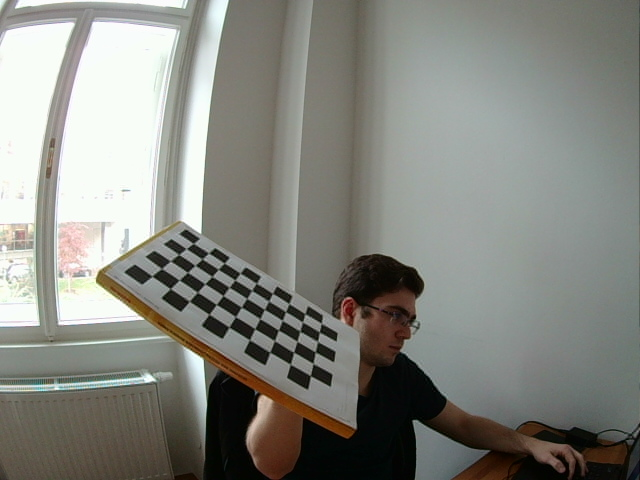
#> input picture image_files/Calibration_data/left0.png, 640 x 480 px; its folder holds 5 pictures in this run
$ python Image_correction.py
#> lines starting #> are read from the running program, lines starting #| are printed output that depends on the picture; after the words box and inside, x2 and y2 are one past the last pixel; in counts of white or black regions, pixels touching at a corner belong together
import numpy as np
import cv2 as cv
import glob
# termination criteria
criteria = (cv.TERM_CRITERIA_EPS + cv.TERM_CRITERIA_MAX_ITER, 30, 0.001)
# prepare object points, like (0,0,0), (1,0,0), (2,0,0) ....,(6,5,0)
objp = np.zeros((6*7,3), np.float32)
objp[:,:2] = np.mgrid[0:7,0:6].T.reshape(-1,2)
# Arrays to store object points and image points from all the images.
objpoints = [] # 3d point in real world space
imgpoints = [] # 2d points in image plane.
images = glob.glob('../image_files/Calibration_data/*.png')
#images = glob.glob('../image_files/Image_to_test_disparity_map/*.png')
for fname in images:
    img = cv.imread(fname)
#> img is the input picture: shape (480, 640, 3); mean B, G, R 127.5, 134.1, 133.1
    gray = cv.cvtColor(img, cv.COLOR_BGR2GRAY)
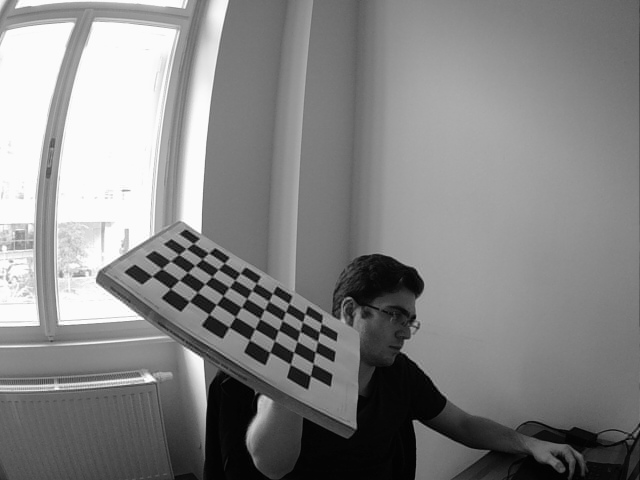
#> gray: shape (480, 640); min 0, max 255, mean 133.1
    # Find the chess board corners
    ret, corners = cv.findChessboardCorners(gray, (9,6), None)
#> ret = True; corners = 54 rows, first 8: [193.5, 243.5], [208.6, 253.1], [224.4, 263.1], [240, 273.3], [256.5, 283.3], [272.6, 293.5], [289, 303.5], [304.9, 313.9]
    # If found, add object points, image points (after refining them)
    if ret == True:
        objpoints.append(objp)
        corners2 = cv.cornerSubPix(gray,corners, (11,11), (-1,-1), criteria)
#> corners2 = 54 rows, first 8: [191.5, 244.7], [203.8, 257.2], [222.6, 265], [237.3, 276.3], [252.8, 288.6], [271.3, 295.6], [286.3, 309.6], [304.2, 316.2]
        imgpoints.append(corners)
        # Draw and display the corners
        cv.drawChessboardCorners(img, (7,6), corners2, ret)
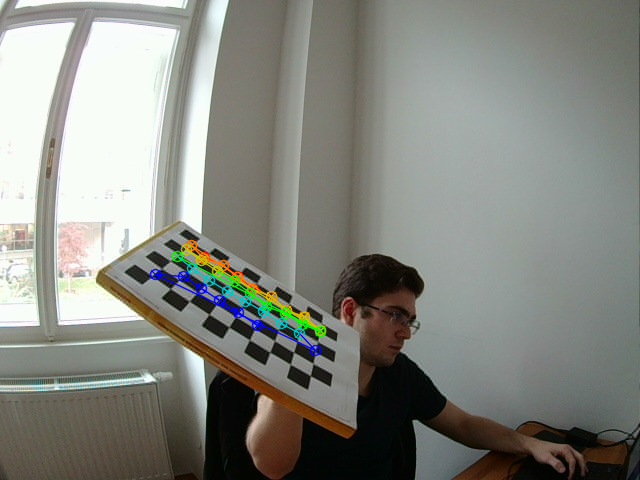
#> img: shape (480, 640, 3); 1.5% of pixels changed, all inside (x1, y1, x2, y2) = (149, 239, 327, 357)
        cv.imshow('img', img)
        cv.waitKey(500)
#> pass 2 of the loop `for fname in images:`:
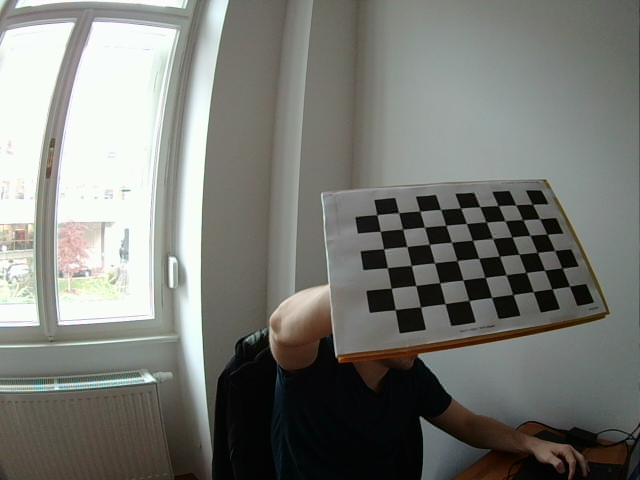
#> input picture image_files/Calibration_data/left1.png, 640 x 480 px
#> img is the input picture: shape (480, 640, 3); mean B, G, R 117.4, 122.6, 121.3
#> `gray = cv.cvtColor(img, cv.COLOR_BGR2GRAY)`:
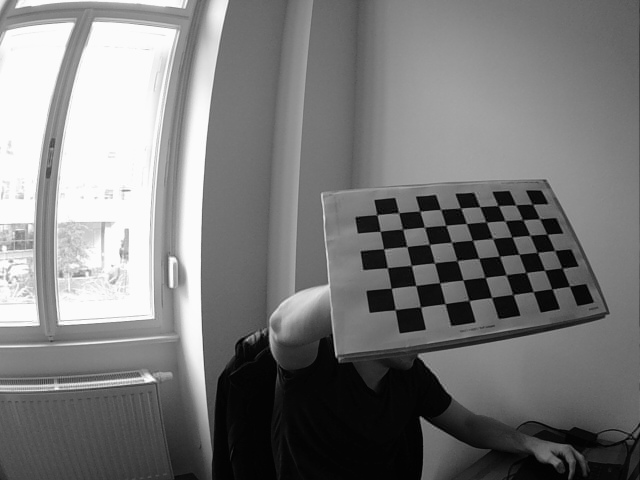
#> gray: shape (480, 640); min 0, max 255, mean 121.7
#> corners = 54 rows, first 8: [569.5, 285.9], [552.8, 289.3], [533, 291.7], [514.2, 295], [490.9, 298.3], [470.1, 301.1], [444.7, 304], [421.4, 307.7]
#> corners2 = 54 rows, first 8: [569.6, 286.2], [552, 288.8], [533.2, 291.6], [512.9, 294.5], [491.6, 297.5], [468.8, 300.5], [445.1, 303.7], [420.5, 306.9]
#> `cv.drawChessboardCorners(img, (7,6), corners2, ret)`:
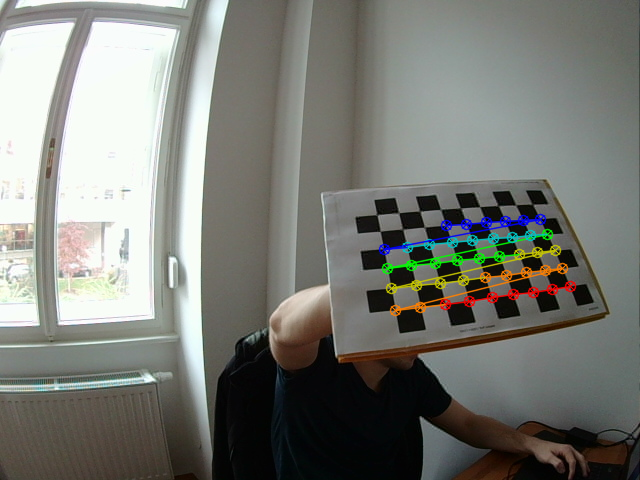
#> img: shape (480, 640, 3); 2.35% of pixels changed, all inside (x1, y1, x2, y2) = (378, 213, 577, 317)
#> pass 3 of the loop `for fname in images:`:
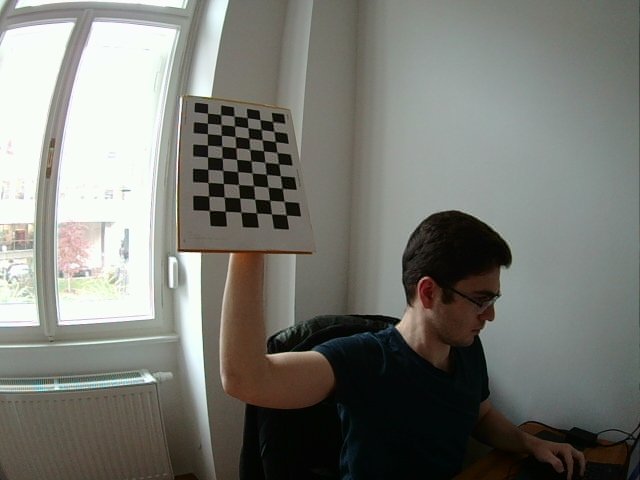
#> input picture image_files/Calibration_data/left10.png, 640 x 480 px
#> img is the input picture: shape (480, 640, 3); mean B, G, R 116.1, 122.4, 121.4
#> `gray = cv.cvtColor(img, cv.COLOR_BGR2GRAY)`:
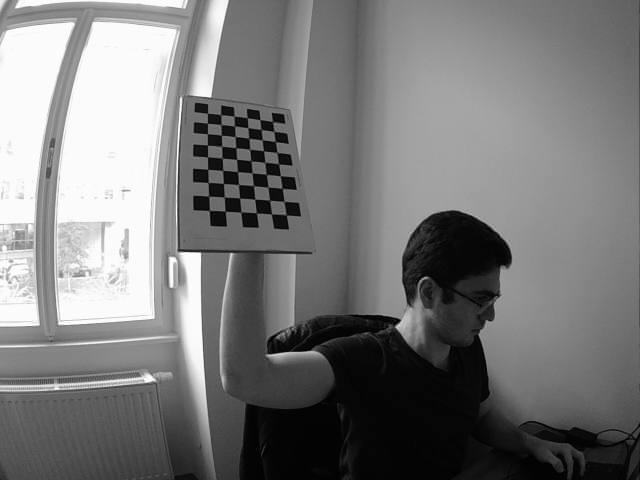
#> gray: shape (480, 640); min 0, max 255, mean 121.4
#> corners = 54 rows, first 8: [273.2, 122.3], [274.2, 131.1], [275.5, 141.6], [277, 152.8], [278.4, 163.6], [280.2, 175.9], [282.3, 188.2], [283.7, 202]
#> corners2 = 54 rows, first 8: [274.7, 127], [274.3, 133.6], [278.3, 137], [277.4, 147.2], [278.2, 158], [279.5, 169.8], [281.5, 182.3], [284, 201.3]
#> `cv.drawChessboardCorners(img, (7,6), corners2, ret)`:
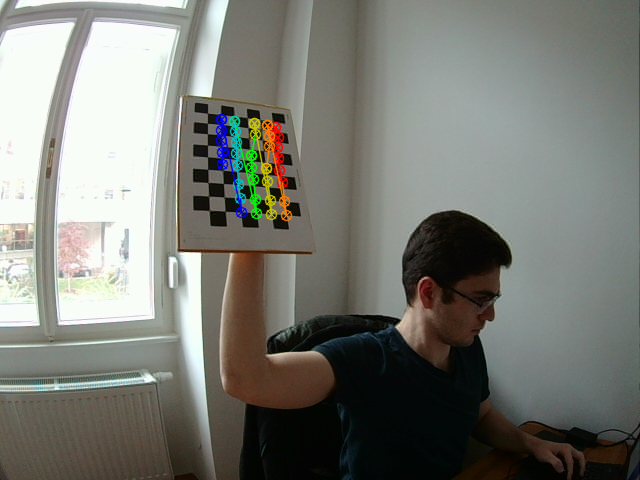
#> img: shape (480, 640, 3); 1.49% of pixels changed, all inside (x1, y1, x2, y2) = (215, 113, 293, 222)
#> the loop made 5 passes; the first 3 are shown

#> (the run stopped early here; a loop or call above may not have finished)
